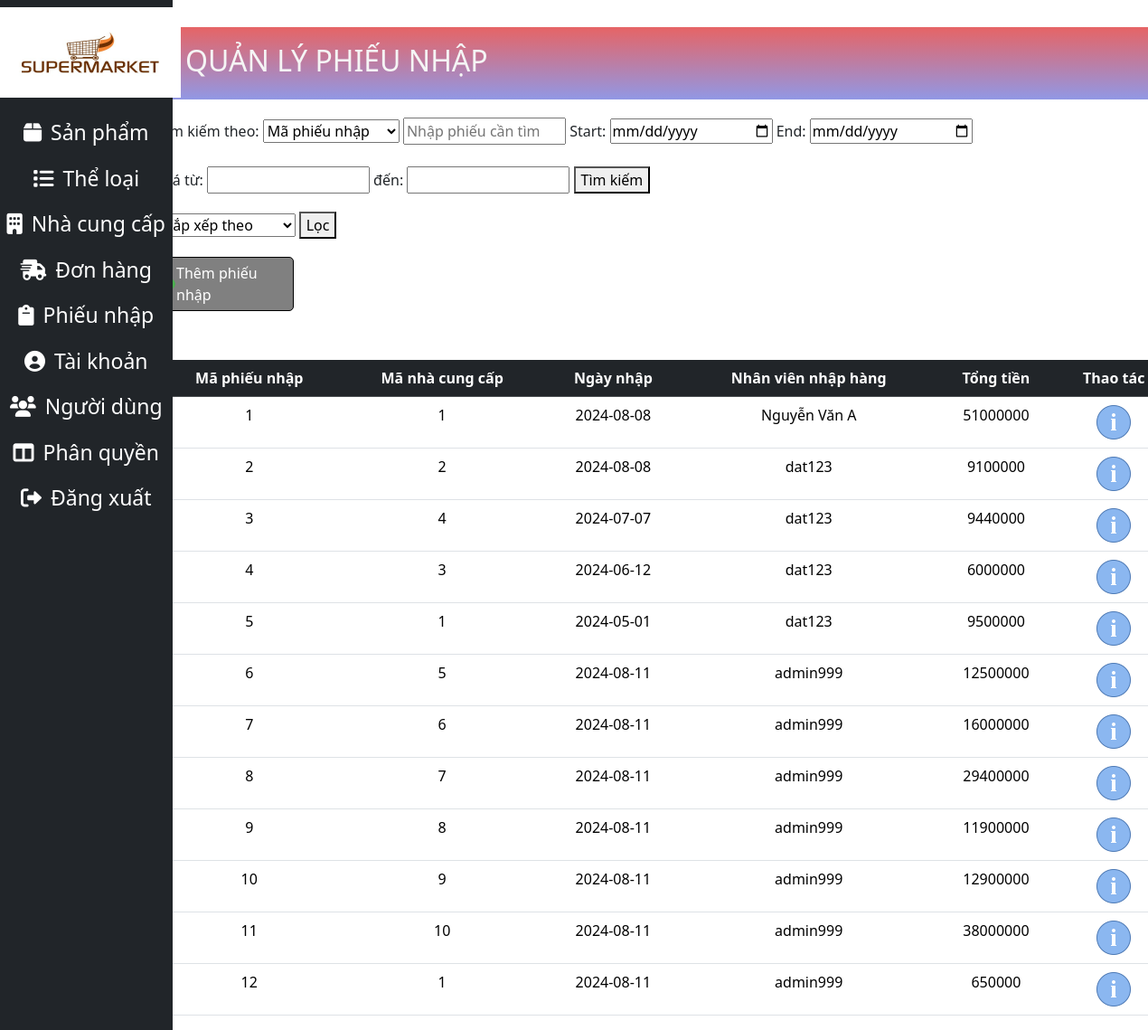
The page /admin/index.php?action=showImportList on the database its author committed.
### tables this page shows
CREATE TABLE `phieunhap` (
  `ma_phieu` int(11) NOT NULL,
  `ma_ncc` int(11) NOT NULL,
  `ngay_tao` date NOT NULL,
  `nguoi_nhap` varchar(20) NOT NULL,
  `tong_tien` int(11) NOT NULL DEFAULT 0,
  `trang_thai` int(11) NOT NULL DEFAULT 0
);

### database/database.php (called while the page is built, shortened)
<?php
class Database
{
    private $host = "localhost";
    private $username = "root";
    private $password = "";
    private $database = "sieuthi";
    private $conn;
    public function __construct()
    {
        $this->conn = $this->connectDB();
    }
    private function connectDB()
    {
        $conn = mysqli_connect($this->host, $this->username, $this->password, $this->database);
        mysqli_query($conn,"SET NAMES 'utf8'");
        return $conn;
    }
    public function select($query)
    {
        $result = mysqli_query($this->conn, $query);
        if ($result) {
            $data = mysqli_fetch_all($result, MYSQLI_ASSOC);
            return $data;
        } else {
            die(mysqli_error($this->conn));
        }
    }
}

### admin/model/phieunhapModel.php (called while the page is built, shortened)
<?php
require_once("../database/database.php");
class PhieuNhapModel
{
    private $db;
    public function __construct()
    {
        $this->db= new Database();
    }
    public function getAllImportReceipt(){
        $query = "SELECT * FROM phieunhap";
        return $this->db->select($query);
    }
}
?>

### admin/views/phieunhapView.php (the view, shortened to what this page needs)
<!DOCTYPE html>
<html lang="vi">
<head>
    <link rel="stylesheet" href="../../css/admin.css">
    <link rel="stylesheet" href="https://cdnjs.cloudflare.com/ajax/libs/font-awesome/6.0.0-beta3/css/all.min.css">
    <link href="https://cdn.jsdelivr.net/npm/bootstrap@5.3.3/dist/css/bootstrap.min.css" rel="stylesheet">
</head>
<body>
<div class="product_view">
<div class="product_view_container">
    <h2>QUẢN LÝ PHIẾU NHẬP</h2>
    <form action="index.php" method="GET" class="searchImport">
            Tìm kiếm theo: <select name="field" class="timkiem" id="timkiem">
                <option value="ma_phieu">Mã phiếu nhập</option>
            </select>
            <input type="text" id="search" name="search" placeholder="Nhập phiếu cần tìm">
            <label for="startdate">Start: </label>
        <input type="date"  class="startdate" name="startdate" id="">
        <label for="startdate">End: </label>
        <input type="date"  class="enddate" name="enddate" id="">
        <br><br>
        <label for="giafrom">Giá từ: </label>
        <input type="text"  class="giafrom" name="giafrom" id="">
        <label for="giato">đến: </label>
        <input type="text"  class="giato" name="giato" id="">
            <button type="submit">Tìm kiếm</button>
    </form>
    <div class="filter-container">
    <form action="index.php" method="GET" class="filter-phieunhap">
        <select name="field" class="sapxep" id="sapxep">
            <option value="">Sắp xếp theo</option>
        </select>
        <button type="submit">Lọc</button>
    </form>
    </div>
    <a id ="thempn" class="category_add" href="#" onclick="showAddForm()">
    <img src="../img/plus.png" alt="">Thêm phiếu nhập</a>
    <br>
    <table class="table table-hover">
        <thead class="table-dark">
            <tr>
                <th >Mã phiếu nhập</th>
                <th>Mã nhà cung cấp</th>
                <th>Ngày nhập</th>
                <th>Nhân viên nhập hàng</th>
                <th>Tổng tiền</th>
                <th>Thao tác</th>
            </tr>
        </thead>
        <tbody>
            <?php foreach ($importList as $import) : ?>
                <tr>
                    <td><?php echo $import['ma_phieu']; ?></td>
                    <td><?php echo $import['ma_ncc']; ?></td>
                    <td><?php echo $import['ngay_tao']; ?></td>
                    <td><?php echo $import['nguoi_nhap']; ?></td>
                    <td><?php echo $import['tong_tien']; ?></td>
                    <td>
                        <a href="index.php?action=showImportDetail&id=<?php echo $import['ma_phieu']; ?>&tt=<?php echo $import['trang_thai'];?>">
                            <img class="detail_icon" src="../img/detail.png" alt="">
                        </a>
                    </td>
                </tr>
            <?php endforeach; ?>
        </tbody>
    </table>
</div>
</div>
</body>
</html>

### css/admin.css (style rules this page uses)
body { margin: 0; padding: 0; width: 100%; height: 100%; }
.product_view { display: flex; justify-content: center; }
.product_view_container { margin-top: 30px; }
.product_view_container table { width: 1120px; margin-left: 200px; }
.product_view_container table tr { text-align: center; }
.product_view h2 { margin-left:200px; margin-bottom: 20px; background: linear-gradient(#e66465, #9198e5); height: 80px; padding-left: 30px; padding-top: 18px; color: whitesmoke; }
.category_add { display: flex; width: 150px; margin-bottom: 30px; text-decoration: none; border: 1px solid black; padding: 5px; align-items: center; color: white; border-radius: 5px; background-color: grey; margin-left: 200px; }
.filter-container { display: flex; margin-right: 720px; align-items: center; justify-content: center; margin-bottom: 20px; }
.searchImport { margin-left: 200px; margin-bottom: 20px; }
.searchImport input { width: 180px; }

### rows shown on the page
phieunhap: ma_phieu "1", ma_ncc "1", ngay_tao "2024-08-08", nguoi_nhap "Nguyễn Văn A", tong_tien "51000000"
phieunhap: ma_phieu "2", ma_ncc "2", ngay_tao "2024-08-08", nguoi_nhap "dat123", tong_tien "9100000"
phieunhap: ma_phieu "3", ma_ncc "4", ngay_tao "2024-07-07", nguoi_nhap "dat123", tong_tien "9440000"
phieunhap: ma_phieu "4", ma_ncc "3", ngay_tao "2024-06-12", nguoi_nhap "dat123", tong_tien "6000000"
phieunhap: ma_phieu "5", ma_ncc "1", ngay_tao "2024-05-01", nguoi_nhap "dat123", tong_tien "9500000"
phieunhap: ma_phieu "6", ma_ncc "5", ngay_tao "2024-08-11", nguoi_nhap "admin999", tong_tien "12500000"
phieunhap: ma_phieu "7", ma_ncc "6", ngay_tao "2024-08-11", nguoi_nhap "admin999", tong_tien "16000000"
phieunhap: ma_phieu "8", ma_ncc "7", ngay_tao "2024-08-11", nguoi_nhap "admin999", tong_tien "29400000"
phieunhap: ma_phieu "9", ma_ncc "8", ngay_tao "2024-08-11", nguoi_nhap "admin999", tong_tien "11900000"
phieunhap: ma_phieu "10", ma_ncc "9", ngay_tao "2024-08-11", nguoi_nhap "admin999", tong_tien "12900000"
phieunhap: ma_phieu "11", ma_ncc "10", ngay_tao "2024-08-11", nguoi_nhap "admin999", tong_tien "38000000"
phieunhap: ma_phieu "12", ma_ncc "1", ngay_tao "2024-08-11", nguoi_nhap "admin999", tong_tien "650000"
